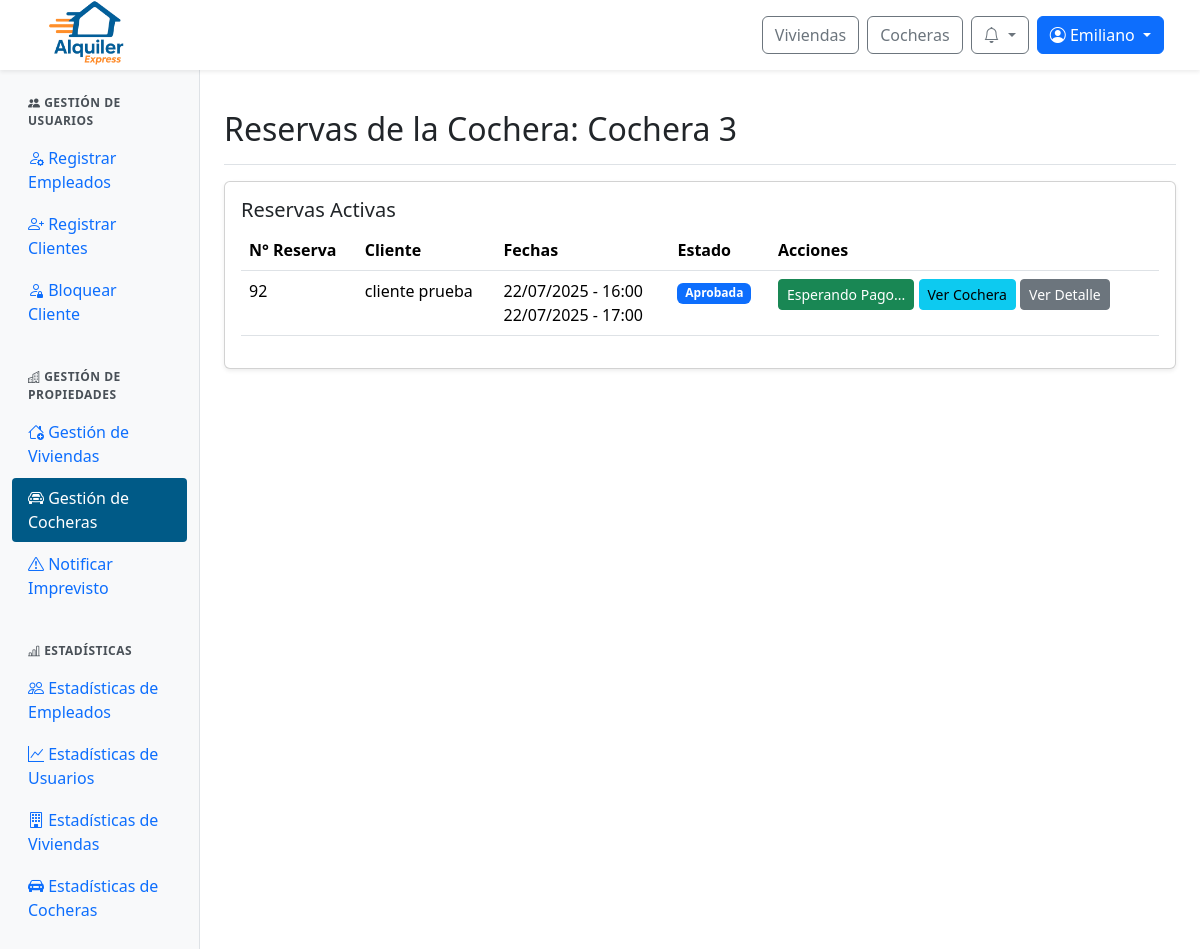
/panel/cocheras/reservas/3/ (signed in), run on the app's committed database.
### web/models.py (models this page shows, shortened)
class Cochera(models.Model):
    id_cochera = models.AutoField(primary_key=True)
    nombre = models.CharField(max_length=100, unique=True)
    alto = models.FloatField()
    ancho = models.FloatField()
    largo = models.FloatField()
    cantidad_vehiculos = models.IntegerField()
    con_techo = models.BooleanField()
    descripcion = models.TextField()
    direccion = models.TextField()
    provincia = models.ForeignKey(Provincia, on_delete=models.SET_NULL, null=True)
    ciudad = models.ForeignKey(Ciudad, on_delete=models.SET_NULL, null=True)
    precio_por_dia = models.DecimalField(max_digits=10, decimal_places=2)
    politica_cancelacion = models.TextField()
    fecha_publicacion = models.DateField()
    estado = models.ForeignKey(Estado, on_delete=models.SET_NULL, null=True)
    empleado = models.ForeignKey(Perfil, null=True, blank=True, on_delete=models.SET_NULL)
    minimo_dias_alquiler = models.PositiveIntegerField(default=1, verbose_name="Mínimo de días de alquiler")

class Reserva(models.Model):
    id_reserva = models.AutoField(primary_key=True)
    fecha_inicio = models.DateTimeField(default=timezone.now)
    fecha_fin = models.DateTimeField()
    precio_total = models.DecimalField(max_digits=10, decimal_places=2)
    estado = models.ForeignKey(Estado, on_delete=models.SET_NULL, null=True)  # Aquí está el estado FK
    inmueble = models.ForeignKey(Inmueble, null=True, blank=True, on_delete=models.SET_NULL)
    cochera = models.ForeignKey(Cochera, null=True, blank=True, on_delete=models.SET_NULL)
    descripcion = models.TextField()
    creada_en = models.DateTimeField(default=timezone.now)
    aprobada_en = models.DateTimeField(null=True, blank=True)
    cantidad_adultos = models.PositiveIntegerField(default=1, verbose_name="Cantidad de adultos")
    cantidad_ninos = models.PositiveIntegerField(default=0, verbose_name="Cantidad de niños")
    patente = models.CharField(max_length=20, null=True, blank=True, verbose_name="Patente del vehículo")

class ClienteInmueble(models.Model):
    id_cliente_inmueble = models.AutoField(primary_key=True)
    cliente = models.ForeignKey(Perfil, on_delete=models.CASCADE)  # FK a Perfil, no Usuario
    inmueble = models.ForeignKey(Inmueble, null=True, blank=True, on_delete=models.SET_NULL)
    cochera = models.ForeignKey(Cochera, null=True, blank=True, on_delete=models.SET_NULL)
    reserva = models.ForeignKey(Reserva, on_delete=models.CASCADE)

class Perfil(models.Model):
    id_perfil = models.AutoField(primary_key=True)
    usuario = models.OneToOneField(User, on_delete=models.CASCADE)
    dni = models.CharField(max_length=20)
    fecha_nacimiento = models.DateField(null=True, blank=True)

class Estado(models.Model):
    id_estado = models.AutoField(primary_key=True)
    nombre = models.CharField(max_length=100)

### web/views/viewsAdminPropiedades.py (the view)
# urls.py: path('panel/cocheras/reservas/<int:id_cochera>/', viewsAdminPropiedades.admin_cocheras_reservas, name='admin_cocheras_reservas'),
@login_required
@user_passes_test(is_admin_or_empleado)
def admin_cocheras_reservas(request, id_cochera):
    cochera = get_object_or_404(Cochera, id_cochera=id_cochera)
    reservas = Reserva.objects.filter(
        cochera=cochera,
        estado__nombre__in=["Pendiente", "Concurrente", "Aprobada", "Pagada", "Confirmada"]
    ).order_by('-id_reserva')
    return render(request, 'admin/admin_cocheras_reservas.html', {'cochera': cochera, 'reservas': reservas})

### web/authentication.py (called while the page is built)
    def get_user(self, user_id):
        try:
            return User.objects.get(pk=user_id)
        except User.DoesNotExist:
            return None

### web/context_processors.py (called while the page is built)
def notifications(request):
    if request.user.is_authenticated:
        try:
            return {
                'notificaciones': request.user.perfil.notificacion_set.order_by('-fecha_creacion')[:10],
                'notificaciones_no_leidas': request.user.perfil.notificacion_set.filter(leido=False).count()
            }
        except Exception:
            return {}
    return {}

def is_client_context(request):
    return {'is_client': is_client(request.user)}

### web/utils.py (called while the page is built)
def is_client(user):
    return user.is_authenticated and user.groups.filter(name="cliente").exists()

def is_admin_or_empleado(user):
    return user.is_authenticated and (user.is_staff or user.groups.filter(name="empleado").exists())

### web/templates/admin/admin_cocheras_reservas.html (shortened to what this page needs)
{% extends 'admin/admin_base.html' %}
{% load static %}
{% block admin_content %}
<div class="d-flex justify-content-between flex-wrap flex-md-nowrap align-items-center pt-3 pb-2 mb-3 border-bottom">
  <h1 class="h2">Reservas de la Cochera: {{ cochera.nombre }}</h1>
</div>
<div class="card shadow-sm mb-4">
  <div class="card-body">
    <h5 class="card-title">Reservas Activas</h5>
    <div class="table-responsive">
      <table class="table table-hover">
        <thead>
          <tr>
            <th>N° Reserva</th>
            <th>Cliente</th>
            <th>Fechas</th>
            <th>Estado</th>
            <th>Acciones</th>
          </tr>
        </thead>
        <tbody>
          {% for reserva in reservas %}
          <tr>
            <td>{{ reserva.id_reserva }}</td>
            <td>
              {% with relacion=reserva.clienteinmueble_set.first %}
                {% if relacion and relacion.cliente %}
                  {{ relacion.cliente.usuario.get_full_name|default:relacion.cliente.usuario.username }}
                {% else %}
                  Cliente no disponible
                {% endif %}
              {% endwith %}
            </td>
            <td>
              {{ reserva.fecha_inicio|date:"d/m/Y" }} - {{ reserva.fecha_inicio|time:"H:i" }}
              <br>
              {{ reserva.fecha_fin|date:"d/m/Y" }} - {{ reserva.fecha_fin|time:"H:i" }}
            </td>
            <td>
              <span class="badge
                {% if reserva.estado.nombre == 'Confirmada' %}bg-success
                {% elif reserva.estado.nombre == 'Cancelada' %}bg-danger
                {% elif reserva.estado.nombre == 'Rechazada' %}bg-secondary
                {% elif reserva.estado.nombre == 'Pagada' %}bg-info
                {% elif reserva.estado.nombre == 'Aprobada' %}bg-primary
                {% elif reserva.estado.nombre == 'Pendiente' or reserva.estado.nombre == 'Concurrente' %}bg-warning
                {% elif reserva.estado.nombre == 'Finalizada' %}bg-dark
                {% else %}bg-warning{% endif %}">
                {% if reserva.estado.nombre == 'Concurrente' %}Pendiente{% else %}{{ reserva.estado.nombre }}{% endif %}
              </span>
            </td>
            <td>
              {% if reserva.estado.nombre == 'Pendiente' %}
                <button class="btn btn-sm btn-success" onclick="cambiarEstado('{{ reserva.id_reserva }}', 'Aprobada')">Aprobar Solicitud</button>
                <button class="btn btn-sm btn-danger" onclick="cambiarEstado('{{ reserva.id_reserva }}', 'Rechazada')">Rechazar Solicitud</button>
              {% elif reserva.estado.nombre == 'Concurrente' %}
                <button class="btn btn-sm btn-success" onclick="cambiarEstado('{{ reserva.id_reserva }}', 'Concurrente')" disabled >Aprobar Solicitud</button>
                <button class="btn btn-sm btn-danger" onclick="cambiarEstado('{{ reserva.id_reserva }}', 'Rechazada')">Rechazar Solicitud</button>
              {% elif reserva.estado.nombre == 'Aprobada' %}
                <button class="btn btn-sm btn-success">Esperando Pago...</button>
              {% elif reserva.estado.nombre == 'Pagada' %}
                <button class="btn btn-sm btn-success" onclick="cambiarEstado('{{ reserva.id_reserva }}', 'Confirmada')">Llaves Entregadas</button>
                <button class="btn btn-sm btn-danger" onclick="cambiarEstado('{{ reserva.id_reserva }}', 'Cancelada')">Cancelar Alquiler</button>
              {% elif reserva.estado.nombre == 'Confirmada' %}
                <button class="btn btn-sm btn-success" onclick="cambiarEstado('{{ reserva.id_reserva }}', 'Finalizada')">Terminar Alquiler</button>
                <button class="btn btn-sm btn-danger" onclick="cambiarEstado('{{ reserva.id_reserva }}', 'Cancelada')">Cancelar Alquiler</button>
              {% endif %}
              <a href="{% url 'detalle_cochera' cochera.id_cochera %}" class="btn btn-sm btn-info">Ver Cochera</a>
              <a href="{% url 'ver_detalle_reserva' reserva.id_reserva %}" class="btn btn-sm btn-secondary">Ver Detalle</a>
            </td>
          </tr>
          {% empty %}
          <tr>
            <td colspan="5" class="text-center">No hay reservas activas</td>
          </tr>
          {% endfor %}
        </tbody>
      </table>
    </div>
  </div>
</div>
{% endblock %}

### web/templates/base/base.html (shortened to what this page needs)
{% load static %}
{% load user_groups %}
<!DOCTYPE html>
<html lang="es">
<head>
  <link rel="stylesheet" href="{% static 'css/normalize.css' %}">
  <link href="https://cdn.jsdelivr.net/npm/bootstrap@5.3.3/dist/css/bootstrap.min.css" rel="stylesheet">
  <link href="https://cdn.jsdelivr.net/npm/bootstrap-icons@1.10.5/font/bootstrap-icons.css" rel="stylesheet">
  <link rel="stylesheet" href="https://cdn.jsdelivr.net/npm/sweetalert2@11/dist/sweetalert2.min.css">
  <link rel="stylesheet" href="{% static 'css/global.css' %}">
  <link rel="stylesheet" href="{% static 'css/notification.css' %}">
  {% block extra_css %}{% endblock %}
</head>
<body>
  <nav class="navbar navbar-expand-lg navbar-light bg-white fixed-top shadow-sm px-4">
    <div class="navbar__container container-fluid d-flex align-items-center justify-content-between">
      <div class="d-flex align-items-center me-3">
        <a href="{% url 'index' %}">
          <img src="{% static 'img/logo-alquiler-express-3.png' %}" alt="Logo Alquiler Express" class="navbar__icon">
        </a>
      </div>
      <div class="navbar__buttons d-flex align-items-center ms-3">
        <a href="{% url 'buscar_inmuebles' %}" class="btn btn-outline-secondary me-2">Viviendas</a>
        <a href="{% url 'buscar_cocheras' %}" class="btn btn-outline-secondary me-2">Cocheras</a>
        {% if user.is_authenticated %}
          <div class="dropdown me-2">
            <button class="btn btn-outline-secondary position-relative dropdown-toggle"
                    type="button"
                    id="notificacionesDropdown"
                    data-bs-toggle="dropdown"
                    aria-expanded="false"
                    onclick="marcarTodasLeidas('{% url 'marcar_todas_leidas' %}', '{{ csrf_token }}')">
              <i class="bi bi-bell"></i>
            </button>
          </div>
          <div class="dropdown">
            <button class="btn btn-primary dropdown-toggle" type="button" id="userOptionsDropdown" data-bs-toggle="dropdown" aria-expanded="false">
              <i class="bi bi-person-circle"></i> {{ user.first_name|default:user.username }}
            </button>
          </div>
        {% else %}
          <a href="{% url 'login' %}" class="btn btn-outline-secondary me-2">Iniciar sesión</a>
          <a href="{% url 'register' %}" class="btn btn-primary">Registrarse</a>
        {% endif %}
      </div>
    </div>
  </nav>
  {% block content %}{% endblock content %}
</body>
</html>

### web/static/css/global.css (style rules this page uses)
:root { --color-azul-alquiler: #005A87; --color-azul-hover: #004466; --color-azul-active: #003347; --color-azul-focus-shadow: rgba(0, 90, 135, 0.25); --color-naranja-alquiler: #F26A1B; --color-naranja-hover: #d85b17; --color-naranja-active: #b84e14; --color-naranja-focus-shadow: rgba(242, 106, 27, 0.25); }
.navbar { height: 70px; }
.navbar__container { height: 70px; }
.navbar__icon { height: 72px; }

### web/static/css/admin.css (style rules this page uses)
:root { --color-azul-alquiler: #005A87; --color-naranja-alquiler: #F26A1B; --color-azul-hover: #004466; --color-naranja-hover: #d85b17; }

### data on the page
Cochera: nombre "Cochera 3"
Reserva: id_reserva "92", clienteinmueble_set.first.cliente.usuario.get_full_name "cliente prueba", fecha_inicio "22/07/2025", fecha_inicio "16:00", fecha_fin "22/07/2025", fecha_fin "17:00", estado.nombre "Aprobada", shows "Esperando Pago..."

### other printed values
{{ user.first_name|default:user.username }} "Emiliano"
